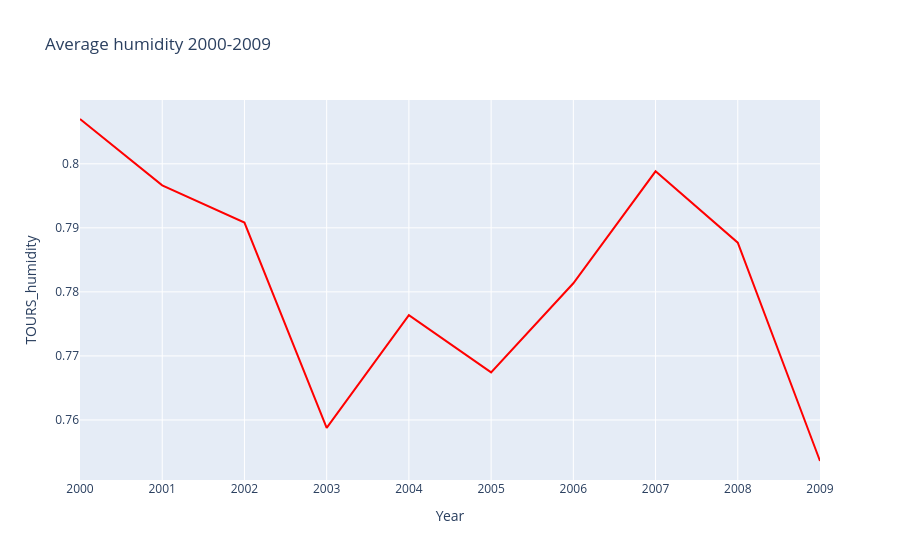

Here is the notebook cell this chart was saved with:
### Code cell
humidity_by_year = df.groupby('Year')['TOURS_humidity'].mean().reset_index()

humidity_by_year_fig = px.line(humidity_by_year, x='Year', y='TOURS_humidity',
                                     title='Average humidity 2000-2009',color_discrete_sequence=["red"])

humidity_by_year_fig.show()

humidity_by_year_fig.write_image("charts/Average humidity 2000-2009.png")

### Figure 1 — Plotly figure (JSON) as saved in the notebook; plotly's stock layout.template omitted (floating-point values rounded to 4 significant figures)
{"data": [{"hovertemplate": "Year=%{x}<br>TOURS_humidity=%{y}<extra></extra>", "legendgroup": "", "line": {"color": "red", "dash": "solid"}, "marker": {"symbol": "circle"}, "mode": "lines", "name": "", "orientation": "v", "showlegend": false, "type": "scatter", "x": [2000, 2001, 2002, 2003, 2004, 2005, 2006, 2007, 2008, 2009], "xaxis": "x", "y": [0.807, 0.7966, 0.7908, 0.7588, 0.7764, 0.7674, 0.7813, 0.7988, 0.7877, 0.7536], "yaxis": "y"}], "layout": {"legend": {"tracegroupgap": 0}, "title": {"text": "Average humidity 2000-2009"}, "xaxis": {"anchor": "y", "domain": [0, 1], "title": {"text": "Year"}}, "yaxis": {"anchor": "x", "domain": [0, 1], "title": {"text": "TOURS_humidity"}}}}
